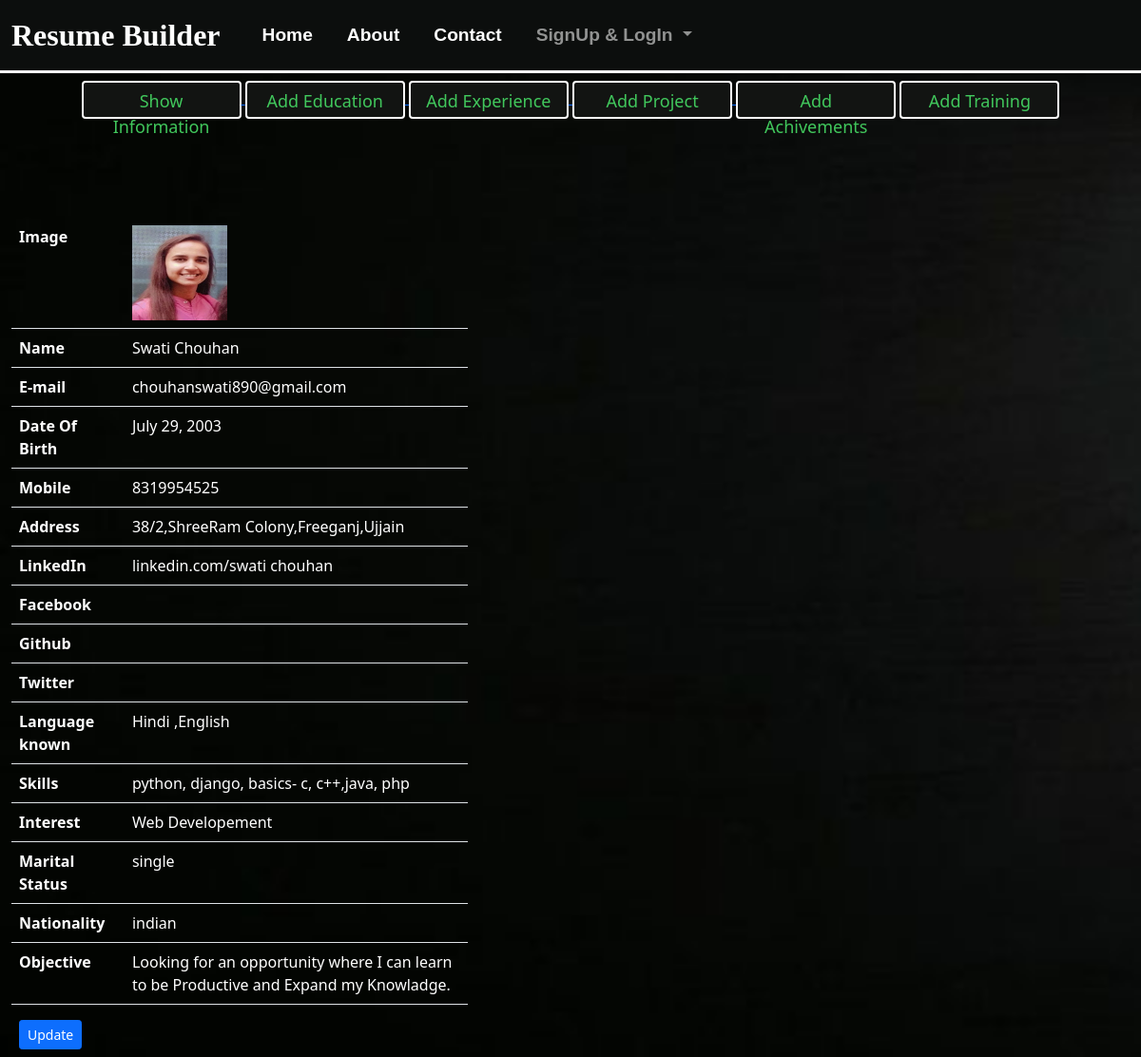
Page /showinfo/37 on the committed database.
### myapp/models.py (models this page shows, shortened)
class CandidateInfo(models.Model):
    candidate_name=models.CharField(max_length=50,validators=[RegexValidator("[a-zA-Z][a-zA-Z]+[a-zA-Z]$",message="Enter only Alphabets")])
    candidate_email=models.EmailField(max_length=50,validators=[RegexValidator("^[a-zA-Z0-9-_]+@[a-zA-Z0-9]+\.[a-z]{1,3}$",message="Enter Valid E-mail")])
    date_of_birth=models.DateField()
    mobile=models.CharField(max_length=10, validators=[RegexValidator("^[0-9]*$",message="Enter only Numbers")])
    address=models.CharField(max_length=255)
    my_website=models.CharField(max_length=255,null='True',blank='True')
    linkedin_profile=models.CharField(max_length=50,null='True',blank='True')
    facebook_profile=models.CharField(max_length=50,null='True',blank='True')
    github_profile=models.CharField(max_length=50,null='True',blank='True')
    twitter_profile=models.CharField(max_length=50,null='True',blank='True')
    objective=models.CharField( max_length=255,null='True',blank='True')
    language_known=models.CharField(max_length=50,null='True', blank='True')
    skills=models.CharField(max_length=255,null='True', blank='True')
    interest=models.CharField(max_length=255,null='True' ,blank='True')
    marital_status=models.CharField(max_length=255,null='True',blank='True')
    nationality=models.CharField(max_length=255,null='True',blank='True')
    image=models.ImageField(upload_to='img',null='True' ,blank='True')
    created_by= models.ForeignKey(User, on_delete=models.CASCADE,default=User)

### myapp/views.py (the view)
# urls.py: path('showinfo/<id>',views.show_info,name='showinfo'),
def show_info(request,id):
    obj=CandidateInfo.objects.filter(id=id)
    return render(request, 'showinfo.html',{'data':obj, 'id':id})

### myapp/templates/showinfo.html (shortened to what this page needs)
{% extends 'base.html' %}
{% load static %}
{% block body %}
<div class="container-fluid">
  <body>
    <div class="text-center mt-2">
      <a href="{% url 'showinfo' id %}"><button class="btn topbtn">Show Information</button> </a>
      <a href="{% url 'addeducation' id %}"><button class="btn topbtn">Add Education</button> </a>
      <a href="{% url 'addexperience' id %}"><button class="btn topbtn">Add Experience</button> </a>
      <a href="{% url 'addproject' id %}"><button class="btn topbtn">Add Project</button> </a>
      <a href="{% url 'addachivements' id  %}"><button class="btn topbtn">Add Achivements</button></a>
      <a href="{% url 'addtraining' id  %}"><button class="btn topbtn">Add Training</button></a>
    </div>
    <div class="row sp">
      <div class="col-5 mt-2">
        {% for i in data %}
        <div class="sp1">
          <table class="table  mt-2 tbl">
            <tr>
              <th>Image</th>
              {% if i.image %}
              <td><img src="{{i.image.url}}" alt="" height="100" width="100"></td>
              {% else %}
              <td><img src=""  height="100" width="100" alt="img not found"></td>
              {% endif %}
            </tr>
            <tr>
              <th>Name</th>
              <td>{{i.candidate_name}}</td>
            </tr>
            <tr>
              <th>E-mail</th>
              <td>{{i.candidate_email}}</td>
            </tr>
            <tr>
              <th>Date Of Birth</th>
              <td>{{i.date_of_birth}}</td>
            </tr>
            <tr>
              <th>Mobile</th>
              <td>{{i.mobile}}</td>
            </tr>
            <tr>
              <th>Address</th>
              <td>{{i.address}}</td>
            </tr>
            <tr>
              <th>LinkedIn</th>
              <td>{{i.linkedin_profile|default:""}}</td>
            </tr>
            <tr>
              <th>Facebook</th>
              <td>{{i.facebook_profile|default:""}}</td>
            </tr>
            <tr>
              <th>Github</th>
              <td>{{i.github_profile|default:""}}</td>
            </tr>
            <tr>
              <th>Twitter</th>
              <td>{{i.twitter_profile|default:""}}</td>
            </tr>
            <tr>
              <th>Language known</th>
              <td>{{i.language_known|default:""}}</td>
            </tr>
            <tr>
              <th>Skills</th>
              <td>{{i.skills|default:""}}</td>
            </tr>
            <tr>
              <th>Interest</th>
              <td>{{i.interest|default:""}}</td>
            </tr>
            <tr>
              <th>Marital Status</th>
              <td>{{i.marital_status|default:""}}</td>
            </tr>
            <tr>
              <th>Nationality</th>
              <td>{{i.nationality|default:""}}</td>
            </tr>
            <tr>
              <th>Objective</th>
              <td>{{i.objective}}</td>
            </tr>
          </table>
          <a href="{% url 'updinfo' i.id %}"><button class="btn btn-sm btn-primary mb-2 ms-2">Update</button></a>
        </div>
        {% endfor %}
      </div>
{% endblock body %}

### rows in the picture
CandidateInfo: image (picture), candidate_name "Swati Chouhan", candidate_email "chouhanswati890@gmail.com", date_of_birth "July 29, 2003", mobile "8319954525", address "38/2,ShreeRam Colony,Freeganj,Ujjain", linkedin_profile "linkedin.com/swati chouhan", language_known "Hindi ,English", skills "python, django, basics- c, c++,java, php", interest "Web Developement", marital_status "single", nationality "indian", objective "Looking for an opportunity where I can learn to be Productive and Expand my Knowladge."
